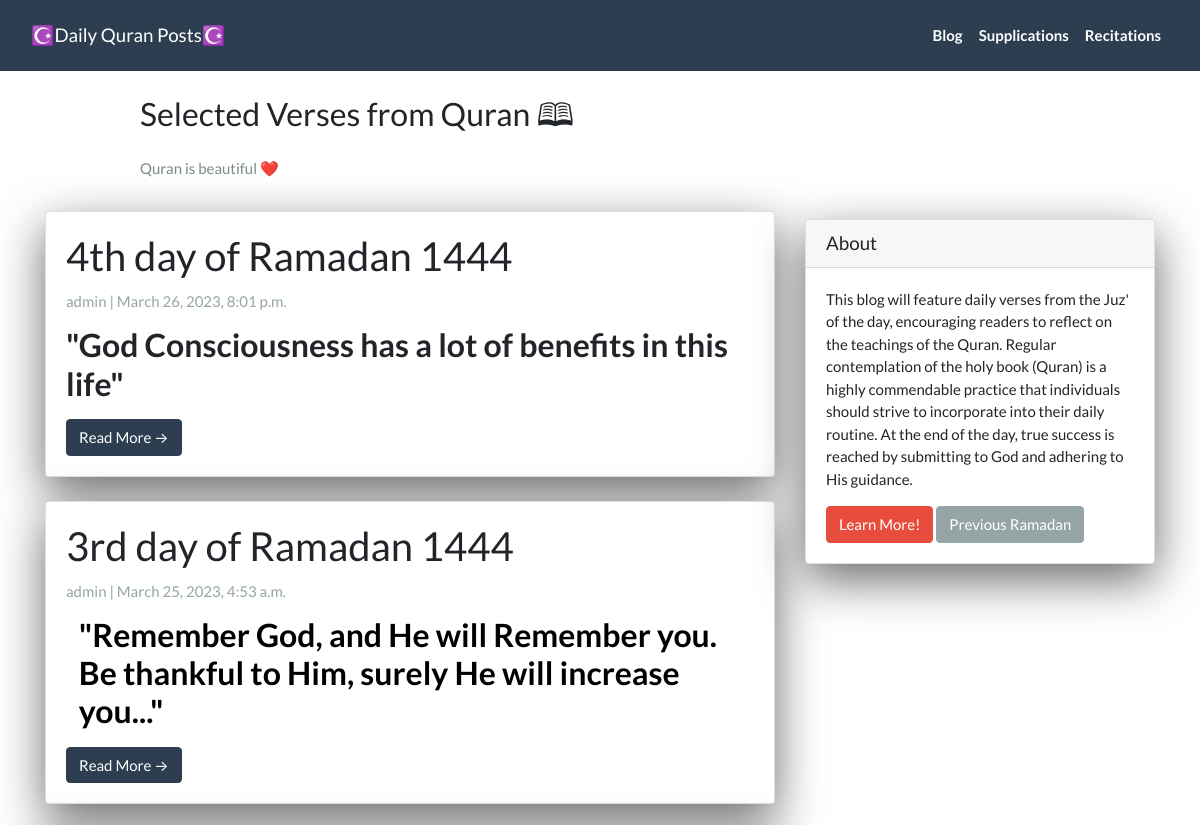
Before: / (upper part) with the older database file.
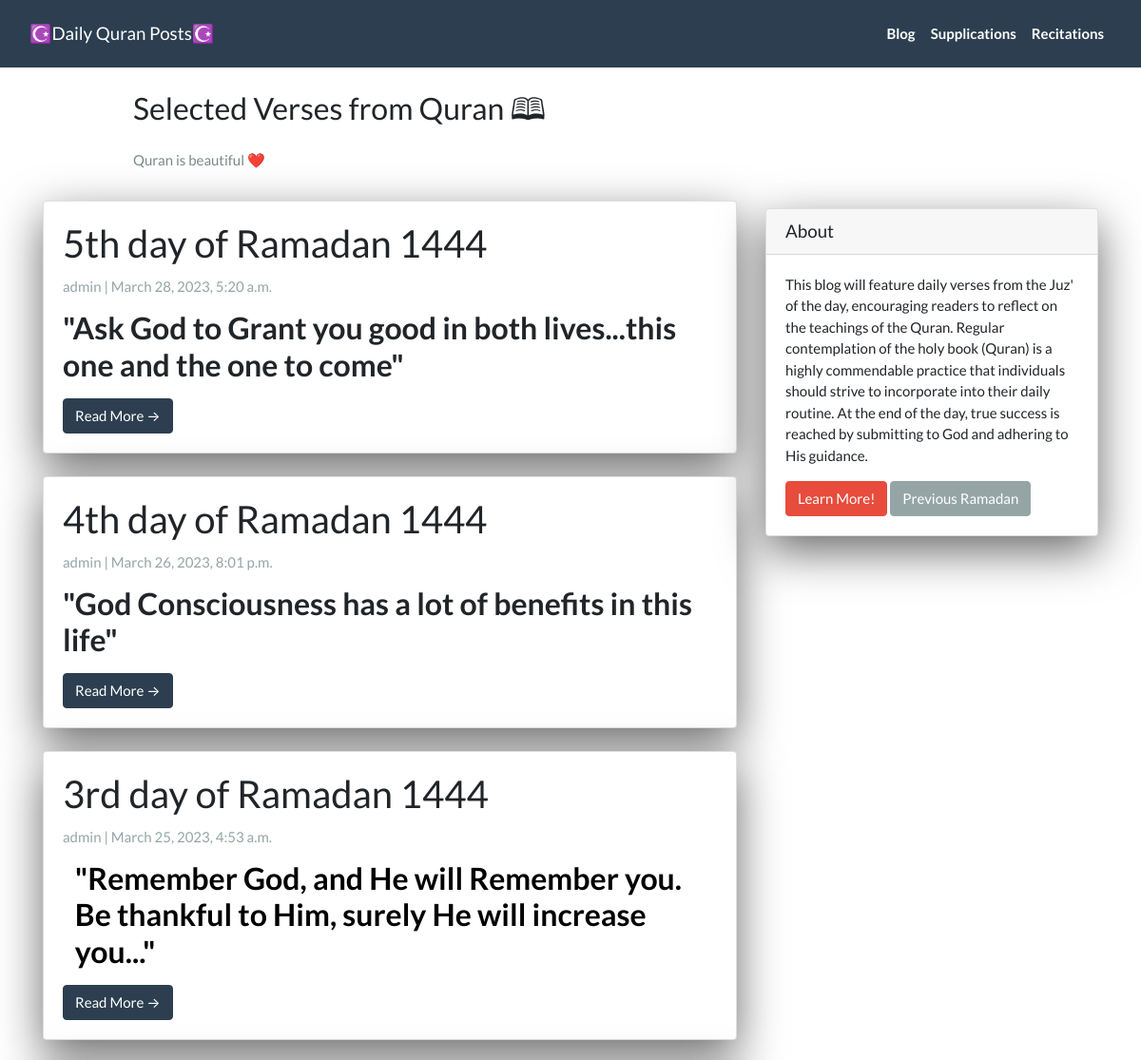
After: the same page with the newer database file.
### App/models.py (models this page shows, shortened)
class Post(models.Model):
  title =  models.CharField(max_length=200, unique=True)
  slug =   models.SlugField(max_length=200, unique=True)
  author = models.ForeignKey(User, on_delete=models.CASCADE, related_name='blog_posts')
  created_on = models.DateTimeField(auto_now_add=True)
  updated_on = models.DateTimeField(auto_now=True)
  summary = RichTextField(blank=True, null=True)
  content = RichTextField(blank=True, null=True)
  video_link = EmbedVideoField(blank=True, null=True)
  status = models.IntegerField(choices=STATUS, default=0)
  class Meta:
    ordering = ['-created_on']

### App/views.py (the view)
# urls.py: path('', views.PostList.as_view(), name="home"),
class PostList(generic.ListView):
  queryset = Post.objects.filter(status=1).order_by('-created_on')
  template_name = 'index.html'

### App/templates/index.html (shortened to what this page needs)
{% extends "base.html" %}
{% block content %}
<header class="masthead">
  <div class="container">
    <div class="row">
      <div class=" col-md-8 col-md-10 mx-auto">
        <div class="site-heading">
          <h3 class=" site-heading my-4 mt-3 text-black">Selected Verses from Quran 🕮 </h3>
          <p class="text-dark">Quran is beautiful ❤️</p>
        </div>
      </div>
    </div>
  </div>
</header>
<div class="container">
  <div class="row">
    <div class="col-md-8 mt-3 left">
      {% for post in post_list %}
      <div class="card mb-4">
        <div class="card-body">
          <h2 class="card-title">{{ post.title }}</h2>
          <p class="card-text text-muted h6">{{ post.author }} | {{ post.created_on}} </p>
          <p class="card-text">{{post.summary | safe}}</p>
          <a href="{% url 'post_detail' post.slug  %}" class="btn btn-primary">Read More &rarr;</a>
        </div>
      </div>
      {% endfor %}
    </div>
    {% block sidebar %}
    {% include 'sidebar.html' %}
    {% endblock sidebar %}
  </div>
</div>
{%endblock%}

Changed rows visible on the page:
added Post: title "5th day of Ramadan 1444", author "admin", created_on "March 28, 2023, 5:20 a.m.", summary "\" Ask God to Grant you good in both lives...this one and the one to come\""
